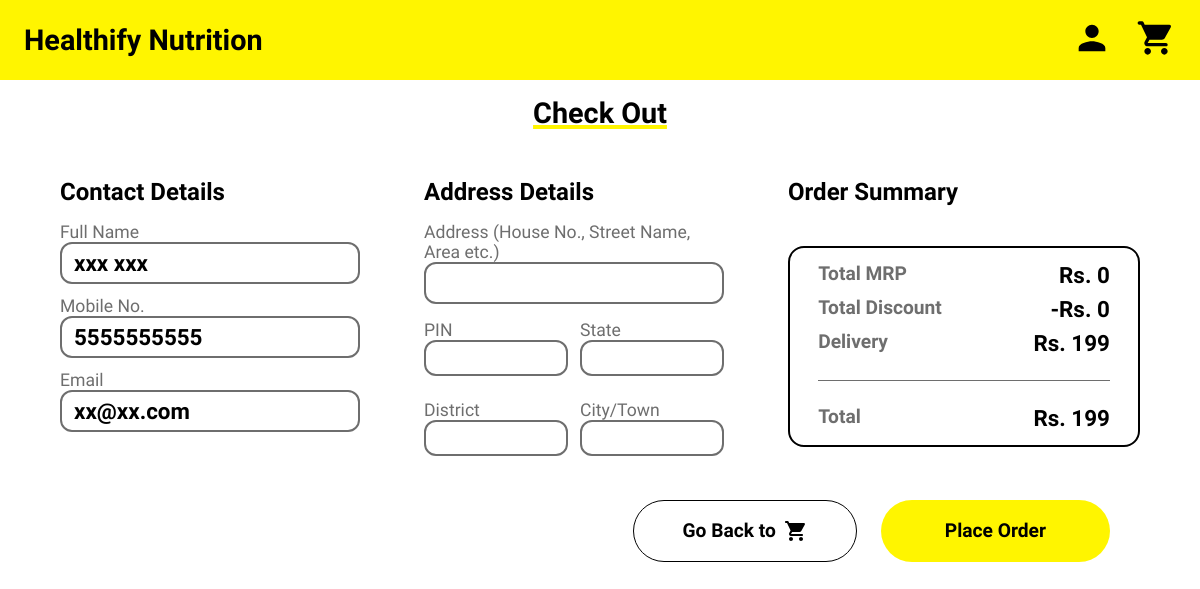
The page /checkout (signed in) on the database its author committed.
### store/models.py (models this page shows, shortened)
class Customer(models.Model):
    first_name = models.CharField(max_length=50)
    last_name = models.CharField(max_length=50)
    email = models.EmailField()
    phone = models.CharField(max_length=10)
    password = models.CharField(max_length=500)
    @staticmethod
    def get_customer_by_contact(email):
        if '@' in email:
            return Customer.objects.filter(email = email)[0]
        else:
            return Customer.objects.filter(phone = email)[0]

### hfnutrition/views.py (the view, shortened to what this page needs)
# urls.py: path('checkout', CheckOut.as_view(), name="checkout"),
class CheckOut(View):
    @method_decorator(auth_middleware)
    def get(self, request):
        data = {
            'title': "Healthify Nutrition"
        }
        if request.session.get('customer_email') or request.session.get('customer_phone'):
            user_logged_in = True
        else:
            user_logged_in = False
        if user_logged_in:
            if request.session.get('customer_email'):
                customer_email = request.session['customer_email']
                customer = Customer.get_customer_by_contact(customer_email)
            elif request.session.get('customer_phone'):
                customer_phone = request.session['customer_phone']
                customer = Customer.get_customer_by_contact(customer_phone)
            data['customer'] = customer
            if Address_Book.is_address_exists(customer):
                data['address'] = Address_Book.get_customer_address(customer)
        if user_logged_in:
            data['cart_products'] = Cart.get_cart_products(customer)
        else:
            if request.session.get('cart'):
                session_cart = request.session.get('cart')
                cart_prod_ids=list(session_cart.keys())
                data['cart_products'] = Product.get_product_by_id(list(session_cart.keys()))
        return render(request, "checkout.html", data)

### store/models.py (called while the page is built)
    @staticmethod
    def get_cart_products(customer):
        return Cart.objects.filter(user = customer)

    @staticmethod
    def is_address_exists(customerid):
        return Address_Book.objects.filter(user=customerid).exists( )

### store/templatetags/cart.py (called while the page is built)
@register.filter(name="total_cart_price_1")
def total_cart_price_1(cart):
    sum = 0
    for p in cart:
        sum += p.product.selling_price * p.qty
    return sum

@register.filter(name="total_cart_mrp_1")
def total_cart_mrp_1(cart):
    sum = 0
    for p in cart:
        sum += p.product.mrp * p.qty
    return sum

@register.filter(name="total_discount_1")
def total_discount_1(cart):
    t_mrp = total_cart_mrp_1(cart)
    t_price = total_cart_price_1(cart)
    return t_mrp-t_price

### templates/checkout.html (shortened to what this page needs)
<!DOCTYPE html>
<html lang="en">
<head>
    <link rel="stylesheet" href="/static/css/header.css">
    <link rel="stylesheet" href="/static/css/checkout.css">
</head>
<body>
    {% load cart %}
    {% include "header.html" %}
    <h1 id="page-title">Check Out</h1>
    <div id="checkout-form-container">
        <div id="contact-details" class="checkout-form-sub-container">
            <h2>Contact Details</h2>
            <div class="form-field">
                <label for="full-name">Full Name</label>
                <input readonly type="text" name="full-name" value="{{customer.first_name}} {{customer.last_name}}">
            </div>
            <div class="form-field">
                <label for="mobile-no">Mobile No.</label>
                <input readonly type="tel" name="mobile-no" value="{{customer.phone}}">
            </div>
            <div class="form-field">
                <label for="full-name">Email</label>
                <input readonly type="email" name="email" value="{{customer.email}}">
            </div>
        </div>
        <div id="address-details" class="checkout-form-sub-container">
            <h2>Address Details</h2>
            <form action="/checkout" method="post">
            <div class="form-field">
                <label for="address">Address (House No., Street Name, Area etc.)</label>
                <input required type="text" name="address" value="{{address.address}}">
            </div>
            <div class="address-sub">
                <div class="address-sub-1">
                    <div class="form-field form-field2">
                        <label for="pin">PIN</label>
                        <input required type="number" name="pin" value="{{address.pin}}">
                    </div>
                    <div class="form-field form-field2">
                        <label for="state">State</label>
                        <input required type="text" name="state" value="{{address.state}}">
                    </div>
                </div>
                <div class="address-sub-1">
                    <div class="form-field form-field2">
                        <label for="district">District</label>
                        <input required type="text" name="district" value="{{address.district}}">
                    </div>
                    <div class="form-field form-field2">
                        <label for="city">City/Town</label>
                        <input required type="text" name="city" value="{{address.city}}">
                    </div>
                </div>
            </div>
        </div>
         <div id="order-summary-section">
            <h2>order summary</h2>
            <div id="order-summary">
                <div class="order-summary-row">
                    <h3 class="order-summary-row-label">Total MRP</h3>
                    <h3 class="order-summary-row-value">Rs.
                        {{cart_products|total_cart_mrp_1}}
                    </h3>
                </div>
                <div class="order-summary-row">
                    <h3 class="order-summary-row-label">Total Discount</h3>
                    <h3 class="order-summary-row-value"> -Rs.
                        {{cart_products|total_discount_1}}
                    </h3>
                </div>
                <div class="order-summary-row">
                    <h3 class="order-summary-row-label">Delivery</h3>
                    <h3 class="order-summary-row-value">
                            {% if cart_products|total_cart_price_1 > 2000 %}
                            Free
                            {% else %}
                            Rs. 199
                            {% endif %}
                    </h3>
                </div>
                <span id="line"></span>
                <div class="order-summary-row">
                    <h3 class="order-summary-row-label">Total</h3>
                    <h3 class="order-summary-row-value">Rs.
                        {% if cart_products|total_cart_price_1 > 2000 %}
                        {{cart_products|total_cart_price_1}}
                        {% else %}
                        {{cart_products|total_cart_price_1|add:199}}
                        {% endif %}
                    </h3>
                </div>
            </div>
        </div>
    </div>
    <div class="place-order-ctas">
        <button type="submit" id="place-order-btn">Place Order</button>
        <button id="back2cart-btn" onclick="location.href= '/cart'">Go Back to <img src="/static/icons/shopping_cart_black_24dp.svg" alt=""></button>
    </div>
</body>
</html>

### static/css/header.css (style rules this page uses)
:root { --yellow : #FFF500; --yellowLight : #F3F2C2; --grey : #6E6E6E; }
@media (min-width:800px) { html { font-size: 16px; } }
* { box-sizing: border-box; padding: 0; margin: 0; min-height: auto; max-width: 100vw; font-family: 'Catamaran', sans-serif; }
h1 { color: black; font-weight: 800; height: auto; width: auto; font-size: 1.8rem; text-transform: capitalize; }
h2 { color: black; font-weight: 700; height: auto; width: auto; font-size: 1.5rem; text-transform: capitalize; }
h3 { color: black; font-weight: 600; height: auto; width: auto; font-size: 1.4rem; text-transform: capitalize; }
body { display: flex; flex-direction: column; align-items: center; overflow-y: auto; overflow-x: hidden; }
button { cursor: pointer; }

### static/css/checkout.css (style rules this page uses)
#page-title { margin-top: 12vh; margin-bottom: 6vh; text-decoration: underline; text-decoration-color: var(--yellow); text-decoration-thickness: 4px; }
#checkout-form-container { width: 90vw; display: flex; flex-direction: row; gap: 8vh; }
.checkout-form-sub-container { display: flex; flex-direction: column; gap: 1.5vh; }
.checkout-form-sub-container h2 { margin-bottom: 0.5vh; }
.form-field { display: flex; flex-direction: column; width: 25vw; }
.form-field input { border: 2px solid var(--grey); border-radius: 12px; padding: 2% 4%; font-size: 1.4rem; font-weight: 600; color: black; }
.form-field label { color: var(--grey); font-size: 1.1rem; font-weight: 500; }
.address-sub { margin-top: 2vh; display: flex; flex-direction: column; justify-content: space-between; gap: 1.5vh; }
.address-sub-1 { display: flex; flex-direction: row; gap: 1vw; margin-bottom: 1.5vh; }
.address-sub-1 input { width: 12vw; padding: 2% 6%; }
.form-field2 { width: 12vw; }
#order-summary-section { width: 30vw; }
#order-summary { border: 2px solid black; border-radius: 16px; display: flex; flex-direction: column; gap: 1vh; width: 100%; padding: 4% 8%; margin-top: 5vh; }
.order-summary-row { display: flex; flex-direction: row; justify-content: space-between; }
.order-summary-row-label { color: var(--grey); font-size: 1.2rem; }
#line { width: 100%; height: 1px; background-color: var(--grey); margin: 2vh 0; }
.place-order-ctas { width: 85vw; margin-top: 4vh; display: flex; flex-direction: row-reverse; justify-content: flex-start; gap: 2vw; }
#back2cart-btn { display: flex; align-items: center; justify-content: center; gap: 8px; padding: 18px 48px; border: 1px solid black; border-radius: 48px; font-size: 1.2rem; font-weight: 700; background-color: white; }
#place-order-btn { padding: 18px 64px; border: none; border-radius: 48px; font-size: 1.2rem; font-weight: 700; background-color: var(--yellow); }

### rows shown on the page
Customer: full-name "xxx xxx", mobile-no "5555555555", email "xx@xx.com"

### other values the page prints
{{ cart_products|total_cart_mrp_1 }} "0"
{{ cart_products|total_discount_1 }} "0"
{{ cart_products|total_cart_price_1|add:199 }} "199"
